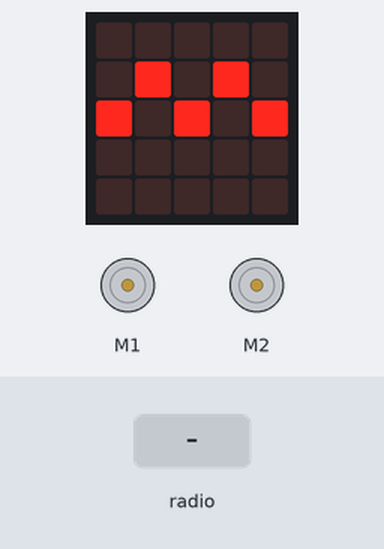
This program was run on a simulated BBC micro:bit (MakeCode). Parts: the board's 5×5 LED display, 2 × DC motor (green arrow = forward, orange = backward, longer = faster). The inputs (shaded band) are chosen by the test bench.

Above: at 1.6 s.
1.7 s: radio message "20" arrives
At 2.9 s:
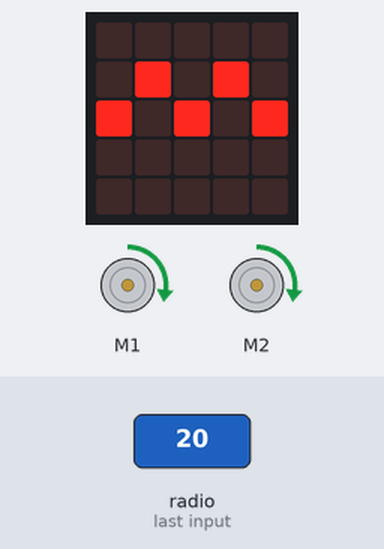
3.2 s: radio message "10" arrives
At 4.1 s:
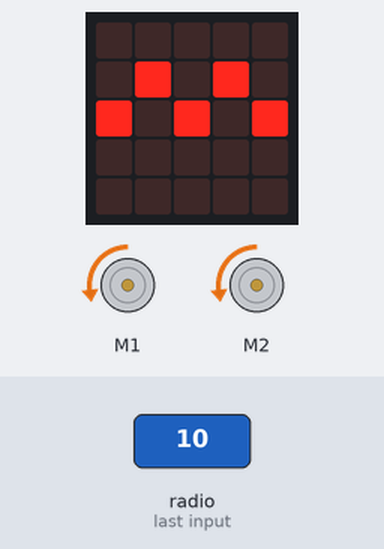
4.7 s: radio message "40" arrives
At 5.2 s:
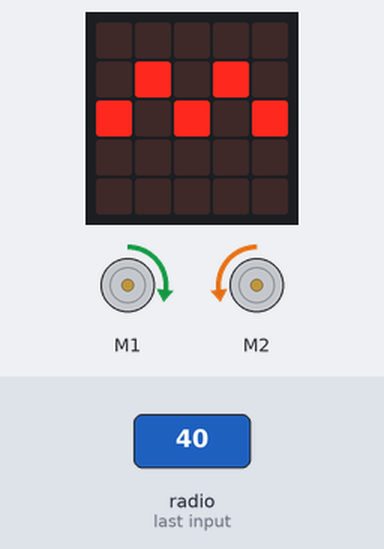
6.2 s: radio message "50" arrives
At 7.4 s:
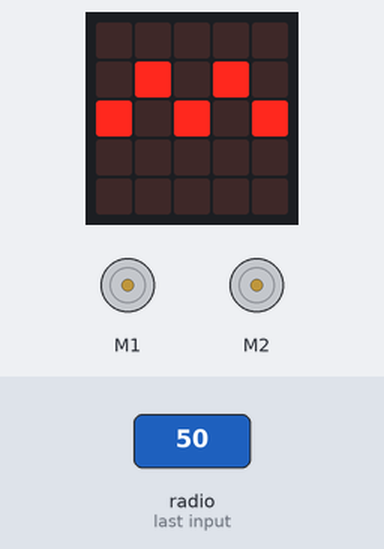
7.7 s: radio message "30" arrives
At 8.7 s:
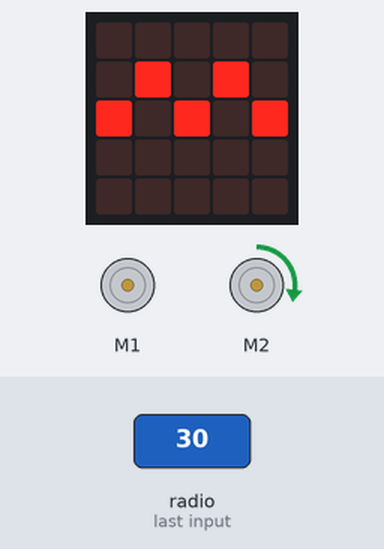
Timing chart, 0 to 10.2 s (numbered marks = the images above; inputs shaded):
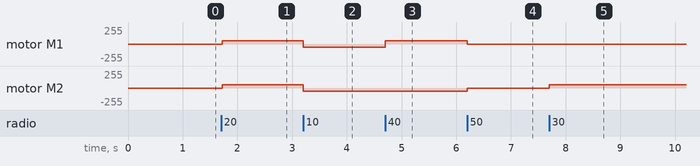

The program:

main.ts
```typescript
radio.onReceivedNumber(function (receivedNumber) {
    if (receivedNumber == 20) {
        maqueen.motorRun(maqueen.Motors.All, maqueen.Dir.CW, 50)
    }
    if (receivedNumber == 10) {
        maqueen.motorRun(maqueen.Motors.All, maqueen.Dir.CCW, 50)
    }
    if (receivedNumber == 40) {
        maqueen.motorRun(maqueen.Motors.M1, maqueen.Dir.CW, 50)
    }
    if (receivedNumber == 30) {
        maqueen.motorRun(maqueen.Motors.M2, maqueen.Dir.CW, 50)
    }
    if (receivedNumber == 50) {
        maqueen.motorStop(maqueen.Motors.All)
    }
})
radio.setGroup(75)
basic.showLeds(`
    . . . . .
    . # . # .
    # . # . #
    . . . . .
    . . . . .
    `)
basic.forever(function () {

})
```

test.ts
```typescript
// 테스트는 여기로 이동합니다; 이 패키지가 확장으로 사용될 때 컴파일되지 않을 것 입니다.
```

Measured:
- after the input at 1.7 s, motor M1, motor M2: stopped → forward 50/255 at once
- after the input at 3.2 s, motor M1, motor M2: forward 50/255 → backward 50/255 at once
- after the input at 4.7 s, motor M1: backward 50/255 → forward 50/255 at once
- after the input at 6.2 s, motor M1: forward 50/255 → stopped at once; motor M2: backward 50/255 → stopped at once
- after the input at 7.7 s, motor M2: stopped → forward 50/255 at once
